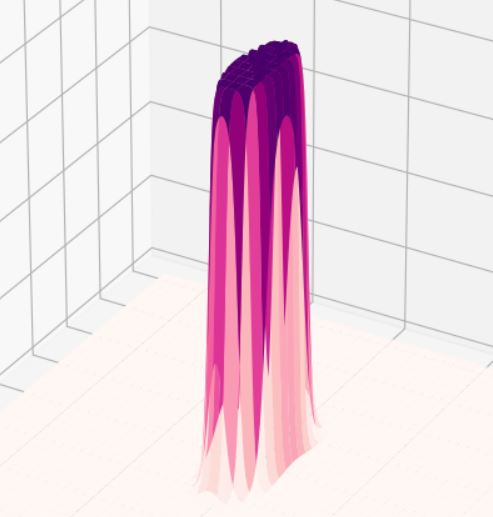
#> input picture CHAPTER9/ExerciseQuestions/images/Q13.JPG, 493 x 517 px, found by its file name
$ python Q13.py
#> lines starting #> are read from the running program, lines starting #| are printed output that depends on the picture; after the words box and inside, x2 and y2 are one past the last pixel; in counts of white or black regions, pixels touching at a corner belong together
import numpy as np, cv2
# from Common.fft2d import FFT, IFFT, calc_spectrum
import math

def fftshift(img):
    dst = np.zeros(img.shape, img.dtype)
    h, w = dst.shape[:2]
    cy, cx = h // 2, w // 2
    dst[h - cy:, w - cx:] = np.copy(img[0 : cy, 0 : cx])
    dst[0:cy, 0:cx] = np.copy(img[h - cy:, w - cx:])
    dst[0:cy, w - cx:] = np.copy(img[h - cy:, 0:cx])
    dst[h - cy:, 0:cx] = np.copy(img[0:cy, w - cx:])
    return dst

def butterfly(pair, L, N, dir):
    for k in range(L):
        Geven, Godd = pair[k], pair[k + L]
        pair[k] = Geven + Godd * exp(dir * k / N)   # 짝수부
        pair[k + L] = Geven - Godd * exp(dir * k / N)   # 홀수부

def pairing(g, N, dir, start = 0, stride = 1):  # 2원소까지 재귀 통한 분리 / 합성
    if N == 1: return [g[start]]
    L = N // 2
    sd = stride * 2
    part1 = pairing(g, L, dir, start, sd)   # 홀수 신호 재귀 분리
    part2 = pairing(g, L, dir, start + stride, sd)  # 짝수신호 재귀 분리
    pair = part1 + part2
    butterfly(pair, L, N, dir)  # 버터플라이 수행
    return pair

def fft(g):     # 1차원 fft 수행
    return pairing(g, len(g), 1)

def ifft(g):        # 1차원 ifft 수행
    fft = pairing(g, len(g), -1)
    return [v / len(g) for v in fft]

def fft2(image):
    pad_img = zeropadding(image)
    tmp = [fft(row) for row in pad_img]
    dst = [fft(row) for row in np.transpose(tmp)]
    return np.transpose(dst)

def ifft2(image):
    tmp = [ifft(row) for row in image]
    dst = [ifft(row) for row in np.transpose(tmp)]
    return np.transpose(dst)

def exp(knN):
    th = -2 * math.pi * knN     # 푸리에 변환 각도값
    return complex(math.cos(th), math.sin(th))  # 복소수 클래스

def zeropadding(img):
    h, w = img.shape[:2]
    m = 1 << int(np.ceil(np.log2(h)))   # 2의 자승 계산
    n = 1 << int(np.ceil(np.log2(w)))
    dst = np.zeros((m, n), img.dtype)
    dst[0:h, 0:w] = img[:]  # 자승 크기 영상에 원본 영상 복사
    return dst

def calc_spectrum(complex):
    if complex.ndim == 2:
        dst = abs(complex)
    else :
        dst = cv2.magnitude(complex[:, :, 0], complex[:, :, 1])
    dst = cv2.log(dst + 1)
    cv2.normalize(dst, dst, 0, 255, cv2.NORM_MINMAX)
    return cv2.convertScaleAbs(dst)

def FFT(image, mode = 2):
    if mode == 1: dft = fft2(image) # 저자 구현 함수
    elif mode == 2: dft = np.fft.fft2(image)    # 넘파이 함수
    elif mode == 3: dft = cv2.dft(np.float32(image), flags = cv2.DFT_COMPLEX_OUTPUT)
    dft = fftshift(dft)
    spectrum = calc_spectrum(dft)
    return dft, spectrum

def IFFT(dft, shape, mode = 2):
    dft = fftshift(dft)     # 역 시프트
    if mode == 1: img = ifft2(dft).real
    if mode == 2: img = np.fft.ifft2(dft).real
    if mode == 3: img = cv2.idft(dft, flags = cv2.DFT_SCALE)[:, :, 0]
    img = img[:shape[0], :shape[1]]     # 영삽입 부분 제거
    return cv2.convertScaleAbs(img)     # 절대값 및 uint8 스케일링

image = cv2.imread("images/Q13.jpg", cv2.IMREAD_GRAYSCALE)
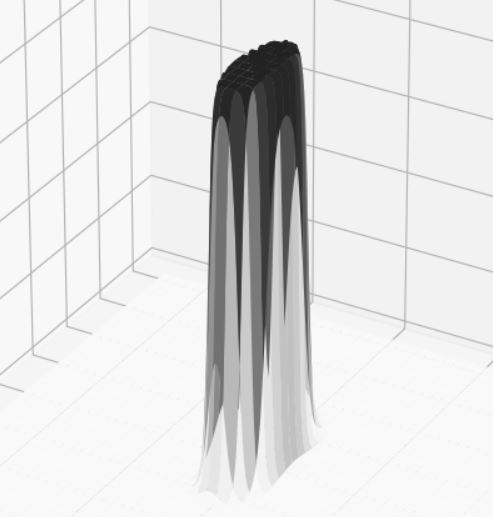
#> image: shape (517, 493); min 17, max 255, mean 226.3
if image is None: raise Exception("영상파일 읽기 에러")
cy, cx = np.divmod(image.shape, 2)[0]       # 행렬 중심점 구하기
#> cy = 258; cx = 246
mode = 3        # FFT 방법 선택

dft, spectrum = FFT(image, mode)        # FFT 수행 및 셔플링
#> in calc_spectrum, `dst = cv2.log(dst + 1)`:
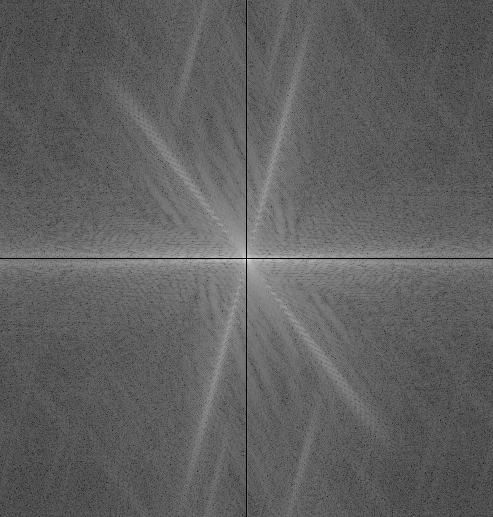
#> dst: shape (517, 493) float32; min 0, max 17.87, mean 6.77; drawn with min black and max white
# lowpass = np.zeros(dft.shape, np.float32)   # 저주파 통과 필터
midpass = np.zeros(dft.shape, np.float32)   # 중대역 통과 필터
# highpass = np.ones(dft.shape, np.float32)   # 고주파 통과 필터

#cv2.circle(lowpass, (cx, cy), 30, (1, 1),-1)    # 2개 채널로 값 지정
cv2.circle(midpass, (cx, cy), 90, (1, 1), 60)
#cv2.circle(highpass, (cx, cy), 30, (0, 0),-1)    # 2개 채널로 값 지정

# lowpassed_dft = dft * lowpass   # 주파수 필터링
midpassed_dft = dft * midpass
# highpassed_dft = dft * highpass
# lowpassed_img = IFFT(lowpassed_dft, image.shape, mode)  # 푸리에 역변환
midpassed_img = IFFT(midpassed_dft, image.shape, mode)
#> in IFFT, `if mode == 3: img = cv2.idft(dft, flags = cv2.DFT_SCALE)[:, :, 0]`:
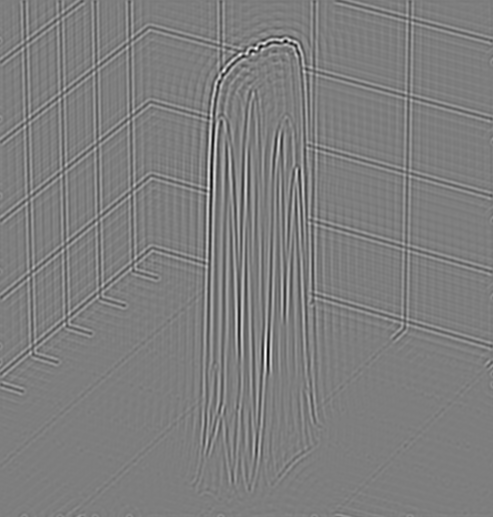
#> img: shape (517, 493) float32; min -65.11, max 66.38, mean 0; drawn with min black and max white
#> in IFFT, `return cv2.convertScaleAbs(img)`:
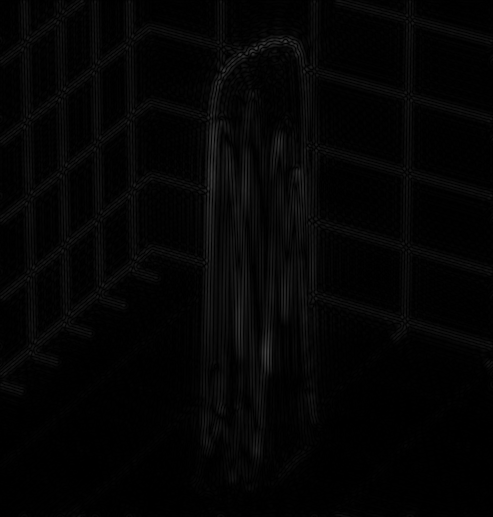
#> returned value: shape (517, 493); min 0, max 66, mean 4.1
# highpassed_img = IFFT(highpassed_dft, image.shape, mode)

cv2.imshow("image", image)
# cv2.imshow("lowpassed_img", lowpassed_img)
cv2.imshow("midpassed_img", midpassed_img)
# cv2.imshow("highpassed_img", highpassed_img)
cv2.imshow("spectrum_img", spectrum)
# cv2.imshow("lowpass_spect", calc_spectrum(lowpassed_dft))
cv2.imshow("midpassed_spect", calc_spectrum(midpassed_dft))
#> in calc_spectrum (call 2), `dst = cv2.log(dst + 1)`:
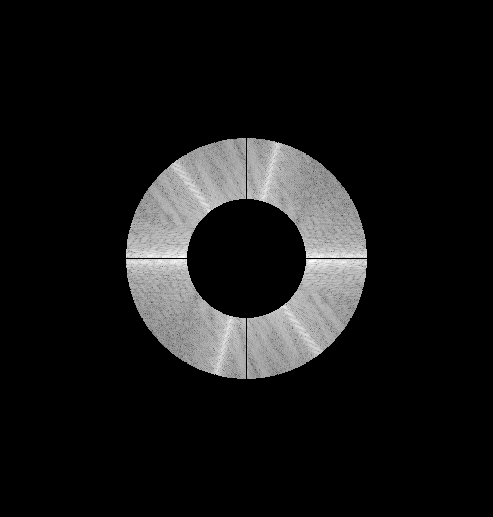
#> dst: shape (517, 493) float32; min 0, max 11.95, mean 1.07; drawn with min black and max white
#> in calc_spectrum (call 2), `cv2.normalize(dst, dst, 0, 255, cv2.NORM_MINMAX)`:
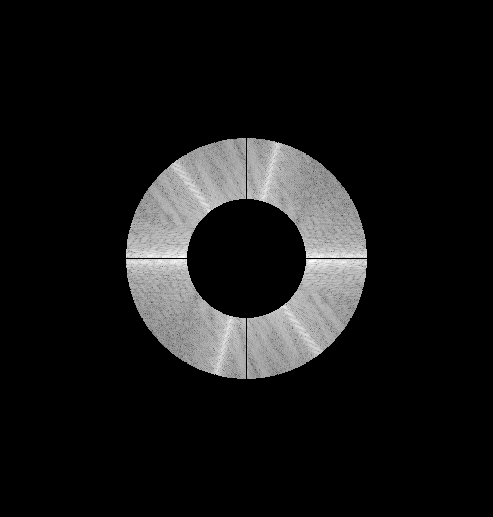
#> dst: shape (517, 493) float32; 13.43% of pixels changed, all inside (x1, y1, x2, y2) = (126, 138, 367, 379)
# cv2.imshow("highpass_spect", calc_spectrum(highpassed_dft))
cv2.waitKey(0)

$ run again, with CHAPTER9/ExerciseQuestions/images/Q11.JPG copied over CHAPTER9/ExerciseQuestions/images/Q13.JPG
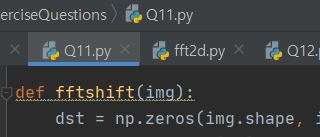
#> input picture CHAPTER9/ExerciseQuestions/images/Q11.JPG, 320 x 137 px, found by its file name
#> in IFFT, `return cv2.convertScaleAbs(img)`:
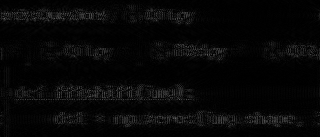
#> returned value: shape (137, 320); min 0, max 102, mean 6.7
#> in calc_spectrum (call 2), `dst = cv2.log(dst + 1)`:
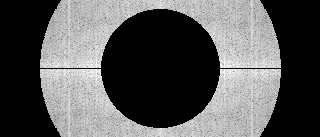
#> dst: shape (137, 320) float32; min 0, max 10.25, mean 3.53; drawn with min black and max white

$ run again, with CHAPTER9/ExerciseQuestions/images/Q15.JPG copied over CHAPTER9/ExerciseQuestions/images/Q13.JPG
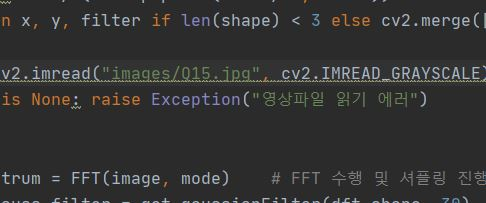
#> input picture CHAPTER9/ExerciseQuestions/images/Q15.JPG, 486 x 203 px, found by its file name
#> in IFFT, `if mode == 3: img = cv2.idft(dft, flags = cv2.DFT_SCALE)[:, :, 0]`:
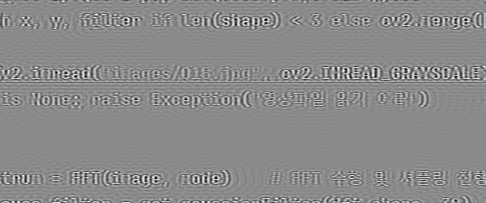
#> img: shape (203, 486) float32; min -104.5, max 87.49, mean 0; drawn with min black and max white
#> in calc_spectrum (call 2), `dst = cv2.log(dst + 1)`:
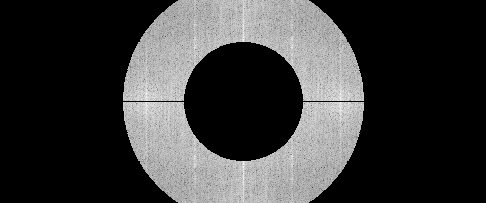
#> dst: shape (203, 486) float32; min 0, max 11.63, mean 2.64; drawn with min black and max white
